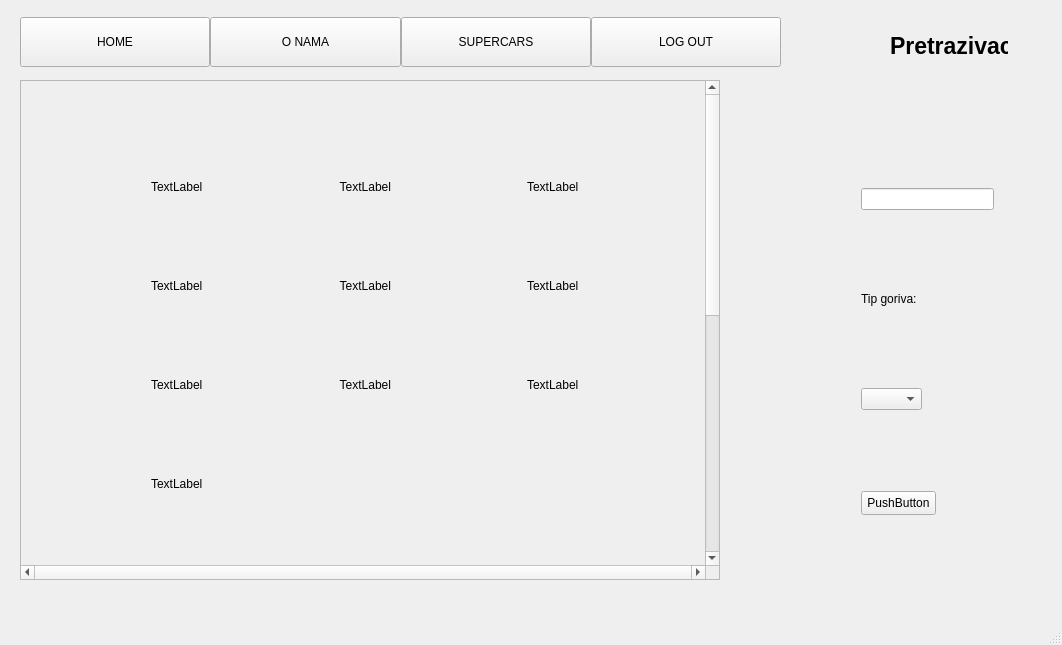
<?xml version="1.0" encoding="UTF-8"?>
<ui version="4.0">
 <class>MainWindow</class>
 <widget class="QMainWindow" name="MainWindow">
  <property name="geometry">
   <rect>
    <x>0</x>
    <y>0</y>
    <width>1062</width>
    <height>645</height>
   </rect>
  </property>
  <property name="windowTitle">
   <string>MainWindow</string>
  </property>
  <widget class="QWidget" name="centralwidget">
   <widget class="QPushButton" name="pushButton">
    <property name="geometry">
     <rect>
      <x>861</x>
      <y>491</y>
      <width>75</width>
      <height>24</height>
     </rect>
    </property>
    <property name="text">
     <string>PushButton</string>
    </property>
   </widget>
   <widget class="QLabel" name="slika_2">
    <property name="enabled">
     <bool>true</bool>
    </property>
    <property name="geometry">
     <rect>
      <x>890</x>
      <y>30</y>
      <width>118</width>
      <height>31</height>
     </rect>
    </property>
    <property name="sizePolicy">
     <sizepolicy hsizetype="Fixed" vsizetype="Fixed">
      <horstretch>0</horstretch>
      <verstretch>0</verstretch>
     </sizepolicy>
    </property>
    <property name="font">
     <font>
      <pointsize>17</pointsize>
      <bold>true</bold>
     </font>
    </property>
    <property name="text">
     <string>Pretrazivac</string>
    </property>
    <property name="scaledContents">
     <bool>true</bool>
    </property>
   </widget>
   <widget class="QLineEdit" name="lineEdit">
    <property name="geometry">
     <rect>
      <x>861</x>
      <y>188</y>
      <width>133</width>
      <height>22</height>
     </rect>
    </property>
   </widget>
   <widget class="QLabel" name="slika_3">
    <property name="enabled">
     <bool>true</bool>
    </property>
    <property name="geometry">
     <rect>
      <x>861</x>
      <y>291</y>
      <width>55</width>
      <height>16</height>
     </rect>
    </property>
    <property name="sizePolicy">
     <sizepolicy hsizetype="Fixed" vsizetype="Fixed">
      <horstretch>0</horstretch>
      <verstretch>0</verstretch>
     </sizepolicy>
    </property>
    <property name="text">
     <string>Tip goriva:</string>
    </property>
    <property name="scaledContents">
     <bool>true</bool>
    </property>
   </widget>
   <widget class="QComboBox" name="comboBox">
    <property name="enabled">
     <bool>true</bool>
    </property>
    <property name="geometry">
     <rect>
      <x>861</x>
      <y>388</y>
      <width>61</width>
      <height>22</height>
     </rect>
    </property>
    <property name="contextMenuPolicy">
     <enum>Qt::DefaultContextMenu</enum>
    </property>
    <property name="editable">
     <bool>false</bool>
    </property>
    <property name="currentText">
     <string/>
    </property>
    <item>
     <property name="text">
      <string/>
     </property>
    </item>
    <item>
     <property name="text">
      <string>Benzin</string>
     </property>
    </item>
    <item>
     <property name="text">
      <string>Dizel</string>
     </property>
    </item>
    <item>
     <property name="text">
      <string>Plin</string>
     </property>
    </item>
   </widget>
   <widget class="QWidget" name="">
    <property name="geometry">
     <rect>
      <x>10</x>
      <y>4</y>
      <width>771</width>
      <height>591</height>
     </rect>
    </property>
    <layout class="QVBoxLayout" name="verticalLayout">
     <property name="spacing">
      <number>0</number>
     </property>
     <property name="leftMargin">
      <number>10</number>
     </property>
     <item>
      <layout class="QHBoxLayout" name="horizontalLayout">
       <item>
        <widget class="QPushButton" name="homeb">
         <property name="sizePolicy">
          <sizepolicy hsizetype="Preferred" vsizetype="Preferred">
           <horstretch>0</horstretch>
           <verstretch>0</verstretch>
          </sizepolicy>
         </property>
         <property name="maximumSize">
          <size>
           <width>16777215</width>
           <height>50</height>
          </size>
         </property>
         <property name="text">
          <string>HOME</string>
         </property>
        </widget>
       </item>
       <item>
        <widget class="QPushButton" name="aboutb">
         <property name="sizePolicy">
          <sizepolicy hsizetype="Preferred" vsizetype="Preferred">
           <horstretch>0</horstretch>
           <verstretch>0</verstretch>
          </sizepolicy>
         </property>
         <property name="maximumSize">
          <size>
           <width>16777215</width>
           <height>50</height>
          </size>
         </property>
         <property name="text">
          <string>O NAMA</string>
         </property>
        </widget>
       </item>
       <item>
        <widget class="QPushButton" name="superb">
         <property name="sizePolicy">
          <sizepolicy hsizetype="Preferred" vsizetype="Preferred">
           <horstretch>0</horstretch>
           <verstretch>0</verstretch>
          </sizepolicy>
         </property>
         <property name="maximumSize">
          <size>
           <width>16777215</width>
           <height>50</height>
          </size>
         </property>
         <property name="text">
          <string>SUPERCARS</string>
         </property>
        </widget>
       </item>
       <item>
        <widget class="QPushButton" name="logout">
         <property name="sizePolicy">
          <sizepolicy hsizetype="Preferred" vsizetype="Preferred">
           <horstretch>0</horstretch>
           <verstretch>0</verstretch>
          </sizepolicy>
         </property>
         <property name="maximumSize">
          <size>
           <width>16777215</width>
           <height>50</height>
          </size>
         </property>
         <property name="text">
          <string>LOG OUT</string>
         </property>
        </widget>
       </item>
      </layout>
     </item>
     <item>
      <widget class="QScrollArea" name="scrollArea">
       <property name="maximumSize">
        <size>
         <width>700</width>
         <height>500</height>
        </size>
       </property>
       <property name="autoFillBackground">
        <bool>false</bool>
       </property>
       <property name="verticalScrollBarPolicy">
        <enum>Qt::ScrollBarAlwaysOn</enum>
       </property>
       <property name="horizontalScrollBarPolicy">
        <enum>Qt::ScrollBarAlwaysOn</enum>
       </property>
       <property name="widgetResizable">
        <bool>true</bool>
       </property>
       <widget class="QWidget" name="scrollAreaWidgetContents">
        <property name="geometry">
         <rect>
          <x>0</x>
          <y>0</y>
          <width>681</width>
          <height>1000</height>
         </rect>
        </property>
        <property name="minimumSize">
         <size>
          <width>200</width>
          <height>1000</height>
         </size>
        </property>
        <property name="maximumSize">
         <size>
          <width>700</width>
          <height>100000</height>
         </size>
        </property>
        <widget class="QWidget" name="">
         <property name="geometry">
          <rect>
           <x>0</x>
           <y>20</y>
           <width>691</width>
           <height>771</height>
          </rect>
         </property>
         <layout class="QGridLayout" name="gridLayout">
          <item row="1" column="1">
           <widget class="QLabel" name="ime_2">
            <property name="sizePolicy">
             <sizepolicy hsizetype="Fixed" vsizetype="Fixed">
              <horstretch>0</horstretch>
              <verstretch>0</verstretch>
             </sizepolicy>
            </property>
            <property name="text">
             <string>TextLabel</string>
            </property>
            <property name="alignment">
             <set>Qt::AlignRight|Qt::AlignTrailing|Qt::AlignVCenter</set>
            </property>
           </widget>
          </item>
          <item row="3" column="0">
           <widget class="QLabel" name="label_6">
            <property name="sizePolicy">
             <sizepolicy hsizetype="Fixed" vsizetype="Fixed">
              <horstretch>0</horstretch>
              <verstretch>0</verstretch>
             </sizepolicy>
            </property>
            <property name="text">
             <string>TextLabel</string>
            </property>
           </widget>
          </item>
          <item row="5" column="0">
           <widget class="QLabel" name="label_8">
            <property name="sizePolicy">
             <sizepolicy hsizetype="Fixed" vsizetype="Fixed">
              <horstretch>0</horstretch>
              <verstretch>0</verstretch>
             </sizepolicy>
            </property>
            <property name="text">
             <string>TextLabel</string>
            </property>
           </widget>
          </item>
          <item row="1" column="2">
           <widget class="QLabel" name="slika_4">
            <property name="enabled">
             <bool>true</bool>
            </property>
            <property name="sizePolicy">
             <sizepolicy hsizetype="Fixed" vsizetype="Fixed">
              <horstretch>0</horstretch>
              <verstretch>0</verstretch>
             </sizepolicy>
            </property>
            <property name="text">
             <string>TextLabel</string>
            </property>
            <property name="scaledContents">
             <bool>true</bool>
            </property>
           </widget>
          </item>
          <item row="2" column="1">
           <widget class="QLabel" name="ime_3">
            <property name="sizePolicy">
             <sizepolicy hsizetype="Fixed" vsizetype="Fixed">
              <horstretch>0</horstretch>
              <verstretch>0</verstretch>
             </sizepolicy>
            </property>
            <property name="text">
             <string>TextLabel</string>
            </property>
            <property name="alignment">
             <set>Qt::AlignRight|Qt::AlignTrailing|Qt::AlignVCenter</set>
            </property>
           </widget>
          </item>
          <item row="2" column="2">
           <widget class="QLabel" name="slika_5">
            <property name="enabled">
             <bool>true</bool>
            </property>
            <property name="sizePolicy">
             <sizepolicy hsizetype="Fixed" vsizetype="Fixed">
              <horstretch>0</horstretch>
              <verstretch>0</verstretch>
             </sizepolicy>
            </property>
            <property name="text">
             <string>TextLabel</string>
            </property>
            <property name="scaledContents">
             <bool>true</bool>
            </property>
           </widget>
          </item>
          <item row="0" column="0">
           <widget class="QLabel" name="label_3">
            <property name="sizePolicy">
             <sizepolicy hsizetype="Fixed" vsizetype="Fixed">
              <horstretch>0</horstretch>
              <verstretch>0</verstretch>
             </sizepolicy>
            </property>
            <property name="text">
             <string>TextLabel</string>
            </property>
           </widget>
          </item>
          <item row="0" column="1">
           <widget class="QLabel" name="ime">
            <property name="sizePolicy">
             <sizepolicy hsizetype="Fixed" vsizetype="Fixed">
              <horstretch>0</horstretch>
              <verstretch>0</verstretch>
             </sizepolicy>
            </property>
            <property name="text">
             <string>TextLabel</string>
            </property>
            <property name="alignment">
             <set>Qt::AlignRight|Qt::AlignTrailing|Qt::AlignVCenter</set>
            </property>
           </widget>
          </item>
          <item row="1" column="0">
           <widget class="QLabel" name="label_4">
            <property name="sizePolicy">
             <sizepolicy hsizetype="Fixed" vsizetype="Fixed">
              <horstretch>0</horstretch>
              <verstretch>0</verstretch>
             </sizepolicy>
            </property>
            <property name="text">
             <string>TextLabel</string>
            </property>
           </widget>
          </item>
          <item row="2" column="0">
           <widget class="QLabel" name="label_5">
            <property name="sizePolicy">
             <sizepolicy hsizetype="Fixed" vsizetype="Fixed">
              <horstretch>0</horstretch>
              <verstretch>0</verstretch>
             </sizepolicy>
            </property>
            <property name="text">
             <string>TextLabel</string>
            </property>
           </widget>
          </item>
          <item row="0" column="2">
           <widget class="QLabel" name="slika">
            <property name="enabled">
             <bool>true</bool>
            </property>
            <property name="sizePolicy">
             <sizepolicy hsizetype="Fixed" vsizetype="Fixed">
              <horstretch>0</horstretch>
              <verstretch>0</verstretch>
             </sizepolicy>
            </property>
            <property name="text">
             <string>TextLabel</string>
            </property>
            <property name="scaledContents">
             <bool>true</bool>
            </property>
           </widget>
          </item>
          <item row="4" column="0">
           <widget class="QLabel" name="label_7">
            <property name="sizePolicy">
             <sizepolicy hsizetype="Fixed" vsizetype="Fixed">
              <horstretch>0</horstretch>
              <verstretch>0</verstretch>
             </sizepolicy>
            </property>
            <property name="text">
             <string>TextLabel</string>
            </property>
           </widget>
          </item>
          <item row="6" column="0">
           <widget class="QLabel" name="label_9">
            <property name="sizePolicy">
             <sizepolicy hsizetype="Fixed" vsizetype="Fixed">
              <horstretch>0</horstretch>
              <verstretch>0</verstretch>
             </sizepolicy>
            </property>
            <property name="text">
             <string>TextLabel</string>
            </property>
           </widget>
          </item>
         </layout>
        </widget>
       </widget>
      </widget>
     </item>
    </layout>
   </widget>
  </widget>
  <widget class="QMenuBar" name="menubar">
   <property name="geometry">
    <rect>
     <x>0</x>
     <y>0</y>
     <width>1062</width>
     <height>22</height>
    </rect>
   </property>
  </widget>
  <widget class="QStatusBar" name="statusbar"/>
 </widget>
 <resources/>
 <connections/>
</ui>
